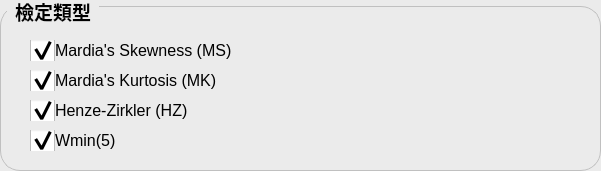
   <widget class="QGroupBox" name="groupBox_3">
    <property name="geometry">
     <rect>
      <x>10</x>
      <y>430</y>
      <width>601</width>
      <height>171</height>
     </rect>
    </property>
    <property name="font">
     <font>
      <pointsize>14</pointsize>
      <italic>false</italic>
      <bold>true</bold>
     </font>
    </property>
    <property name="styleSheet">
     <string notr="true">
QGroupBox {
    font: bold; 
	background-color: rgb(235, 235, 235);
    border: 1px solid silver;
    border-radius: 20px;
    margin-top: 6px;
}

QGroupBox::title {
    subcontrol-origin: margin;
    left: 7px;
    padding: 0px 5px 0px 5px;
}</string>
    </property>
    <property name="title">
     <string>檢定類型</string>
    </property>
    <widget class="QCheckBox" name="checkBox_MS_Test">
     <property name="geometry">
      <rect>
       <x>30</x>
       <y>40</y>
       <width>221</width>
       <height>21</height>
      </rect>
     </property>
     <property name="font">
      <font>
       <pointsize>-1</pointsize>
      </font>
     </property>
     <property name="tabletTracking">
      <bool>false</bool>
     </property>
     <property name="acceptDrops">
      <bool>false</bool>
     </property>
     <property name="styleSheet">
      <string notr="true">/*
#checkBox_MS_Test {
    spacing: 5px;
}

#checkBox_MS_Test::indicator {
    width: 13px;
    height: 13px;
}

*/
/*
QCheckBox::indicator {
   
    width:33px;
    height:33px;
}
*/

/* Set syle for QCheckBox */
QCheckBox{
	spacing: 0px;
	font-size: 16px;
}

/* Set size for QCheckBox indicator */ 
QCheckBox::indicator {
    width:25px;
    height:25px;
}

/* Change font color when mouse is hover on QCheckBox */
QCheckBox:hover{
	color: #f00;
	font: bold;
}

/* Set image for QCheckBox when it is UN-checked */
QCheckBox::indicator:unchecked {
   	image: url(./MVN_GUI/square-outline_58243.png);
	width: 15px;
	height: 15px;
	margin-right: 15px;
}



/* Set image for QCheckBox unchecked when it is hover and pressed */
/*
QCheckBox::indicator:unchecked:hover,  QCheckBox::indicator:unchecked:pressed: {
    image: url(./MVN_GUI/square-outline_58243.png);
	width: 15px;
	height: 15px;
	margin-right: 15px;

}
*/

/* Set image for QCheckBox when it is checked */
QCheckBox::indicator:checked {
   	image: url(./MVN_GUI/square-with-verification-sign_44796.png);
	width: 20px;
	height: 20px;
	margin-right: 15px;
}


/* Set image for QCheckBox checked when it is hover and pressed */
/*
QCheckBox::indicator:checked:hover,  QCheckBox::indicator:checked:pressed: {
   	image: url(./MVN_GUI/square-with-verification-sign_44796.png);
	width: 20px;
	height: 20px;
	margin-right: 15px;

}
*/



</string>
     </property>
     <property name="text">
      <string>Mardia's Skewness (MS)</string>
     </property>
     <property name="iconSize">
      <size>
       <width>16</width>
       <height>16</height>
      </size>
     </property>
     <property name="checked">
      <bool>true</bool>
     </property>
    </widget>
    <widget class="QCheckBox" name="checkBox_MK_Test">
     <property name="geometry">
      <rect>
       <x>30</x>
       <y>70</y>
       <width>211</width>
       <height>21</height>
      </rect>
     </property>
     <property name="font">
      <font>
       <pointsize>-1</pointsize>
      </font>
     </property>
     <property name="styleSheet">
      <string notr="true">/*
#checkBox_MS_Test {
    spacing: 5px;
}

#checkBox_MS_Test::indicator {
    width: 13px;
    height: 13px;
}

*/
/*
QCheckBox::indicator {
   
    width:33px;
    height:33px;
}
*/

/* Set syle for QCheckBox */
QCheckBox{
	spacing: 0px;
	font-size: 16px;
}

/* Set size for QCheckBox indicator */ 
QCheckBox::indicator {
    width:25px;
    height:25px;
}

/* Change font color when mouse is hover on QCheckBox */
QCheckBox:hover{
	color: #f00;
	font: bold;
}

/* Set image for QCheckBox when it is UN-checked */
QCheckBox::indicator:unchecked {
   	image: url(./MVN_GUI/square-outline_58243.png);
	width: 15px;
	height: 15px;
	margin-right: 15px;
}



/* Set image for QCheckBox unchecked when it is hover and pressed */
/*
QCheckBox::indicator:unchecked:hover,  QCheckBox::indicator:unchecked:pressed: {
    image: url(./MVN_GUI/square-outline_58243.png);
	width: 15px;
	height: 15px;
	margin-right: 15px;

}
*/

/* Set image for QCheckBox when it is checked */
QCheckBox::indicator:checked {
   	image: url(./MVN_GUI/square-with-verification-sign_44796.png);
	width: 20px;
	height: 20px;
	margin-right: 15px;
}


/* Set image for QCheckBox checked when it is hover and pressed */
/*
QCheckBox::indicator:checked:hover,  QCheckBox::indicator:checked:pressed: {
   	image: url(./MVN_GUI/square-with-verification-sign_44796.png);
	width: 20px;
	height: 20px;
	margin-right: 15px;

}
*/



</string>
     </property>
     <property name="text">
      <string>Mardia's Kurtosis (MK)</string>
     </property>
     <property name="checked">
      <bool>true</bool>
     </property>
    </widget>
    <widget class="QCheckBox" name="checkBox_HZ_Test">
     <property name="geometry">
      <rect>
       <x>30</x>
       <y>100</y>
       <width>211</width>
       <height>21</height>
      </rect>
     </property>
     <property name="font">
      <font>
       <pointsize>-1</pointsize>
      </font>
     </property>
     <property name="styleSheet">
      <string notr="true">/*
#checkBox_MS_Test {
    spacing: 5px;
}

#checkBox_MS_Test::indicator {
    width: 13px;
    height: 13px;
}

*/
/*
QCheckBox::indicator {
   
    width:33px;
    height:33px;
}
*/

/* Set syle for QCheckBox */
QCheckBox{
	spacing: 0px;
	font-size: 16px;
}

/* Set size for QCheckBox indicator */ 
QCheckBox::indicator {
    width:25px;
    height:25px;
}

/* Change font color when mouse is hover on QCheckBox */
QCheckBox:hover{
	color: #f00;
	font: bold;
}

/* Set image for QCheckBox when it is UN-checked */
QCheckBox::indicator:unchecked {
   	image: url(./MVN_GUI/square-outline_58243.png);
	width: 15px;
	height: 15px;
	margin-right: 15px;
}



/* Set image for QCheckBox unchecked when it is hover and pressed */
/*
QCheckBox::indicator:unchecked:hover,  QCheckBox::indicator:unchecked:pressed: {
    image: url(./MVN_GUI/square-outline_58243.png);
	width: 15px;
	height: 15px;
	margin-right: 15px;

}
*/

/* Set image for QCheckBox when it is checked */
QCheckBox::indicator:checked {
   	image: url(./MVN_GUI/square-with-verification-sign_44796.png);
	width: 20px;
	height: 20px;
	margin-right: 15px;
}


/* Set image for QCheckBox checked when it is hover and pressed */
/*
QCheckBox::indicator:checked:hover,  QCheckBox::indicator:checked:pressed: {
   	image: url(./MVN_GUI/square-with-verification-sign_44796.png);
	width: 20px;
	height: 20px;
	margin-right: 15px;

}
*/



</string>
     </property>
     <property name="text">
      <string>Henze-Zirkler (HZ)</string>
     </property>
     <property name="checked">
      <bool>true</bool>
     </property>
    </widget>
    <widget class="QCheckBox" name="checkBox_Wmin5_Test">
     <property name="geometry">
      <rect>
       <x>30</x>
       <y>130</y>
       <width>211</width>
       <height>21</height>
      </rect>
     </property>
     <property name="font">
      <font>
       <pointsize>-1</pointsize>
      </font>
     </property>
     <property name="mouseTracking">
      <bool>true</bool>
     </property>
     <property name="styleSheet">
      <string notr="true">/*
#checkBox_MS_Test {
    spacing: 5px;
}

#checkBox_MS_Test::indicator {
    width: 13px;
    height: 13px;
}

*/
/*
QCheckBox::indicator {
   
    width:33px;
    height:33px;
}
*/

/* Set syle for QCheckBox */
QCheckBox{
	spacing: 0px;
	font-size: 16px;
}

/* Set size for QCheckBox indicator */ 
QCheckBox::indicator {
    width:25px;
    height:25px;
}

/* Change font color when mouse is hover on QCheckBox */
QCheckBox:hover{
	color: #f00;
	font: bold;
}

/* Set image for QCheckBox when it is UN-checked */
QCheckBox::indicator:unchecked {
   	image: url(./MVN_GUI/square-outline_58243.png);
	width: 15px;
	height: 15px;
	margin-right: 15px;
}



/* Set image for QCheckBox unchecked when it is hover and pressed */
/*
QCheckBox::indicator:unchecked:hover,  QCheckBox::indicator:unchecked:pressed: {
    image: url(./MVN_GUI/square-outline_58243.png);
	width: 15px;
	height: 15px;
	margin-right: 15px;

}
*/

/* Set image for QCheckBox when it is checked */
QCheckBox::indicator:checked {
   	image: url(./MVN_GUI/square-with-verification-sign_44796.png);
	width: 20px;
	height: 20px;
	margin-right: 15px;
}


/* Set image for QCheckBox checked when it is hover and pressed */
/*
QCheckBox::indicator:checked:hover,  QCheckBox::indicator:checked:pressed: {
   	image: url(./MVN_GUI/square-with-verification-sign_44796.png);
	width: 20px;
	height: 20px;
	margin-right: 15px;

}
*/



</string>
     </property>
     <property name="text">
      <string>Wmin(5)</string>
     </property>
     <property name="checked">
      <bool>true</bool>
     </property>
    </widget>
   </widget>
